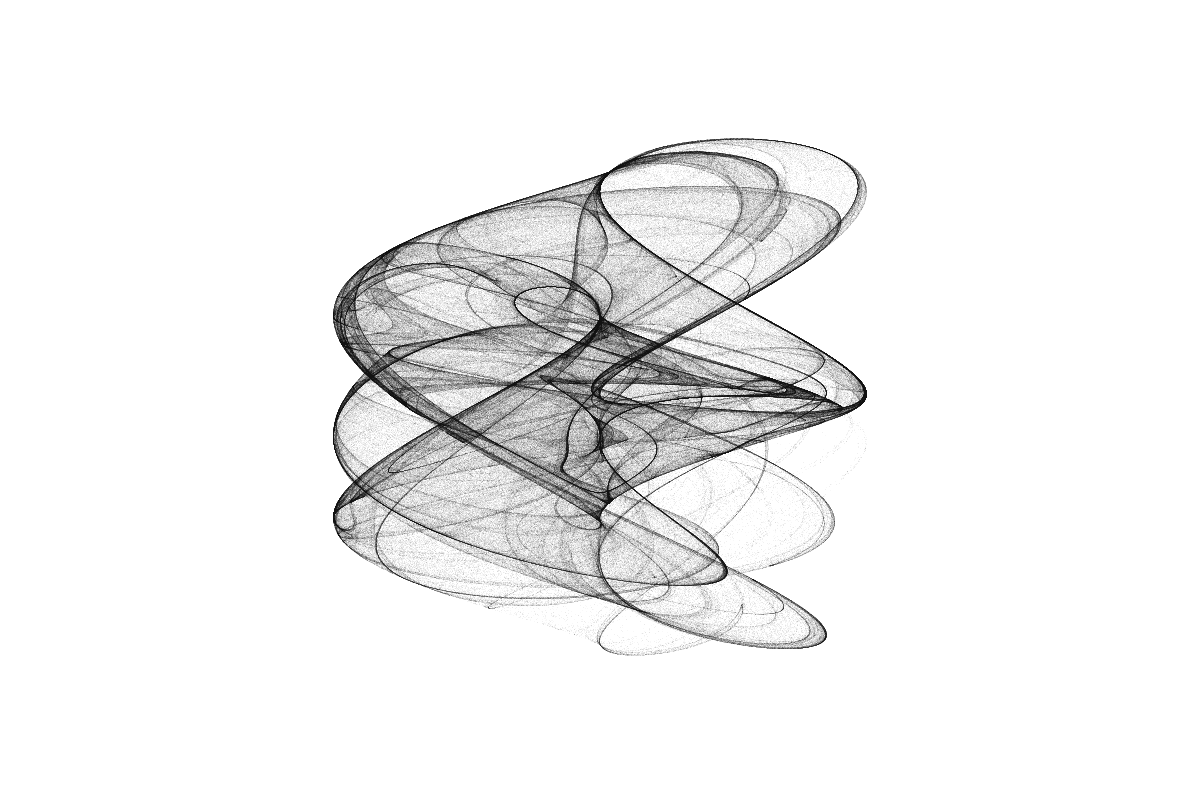
Frame 1 (no input)
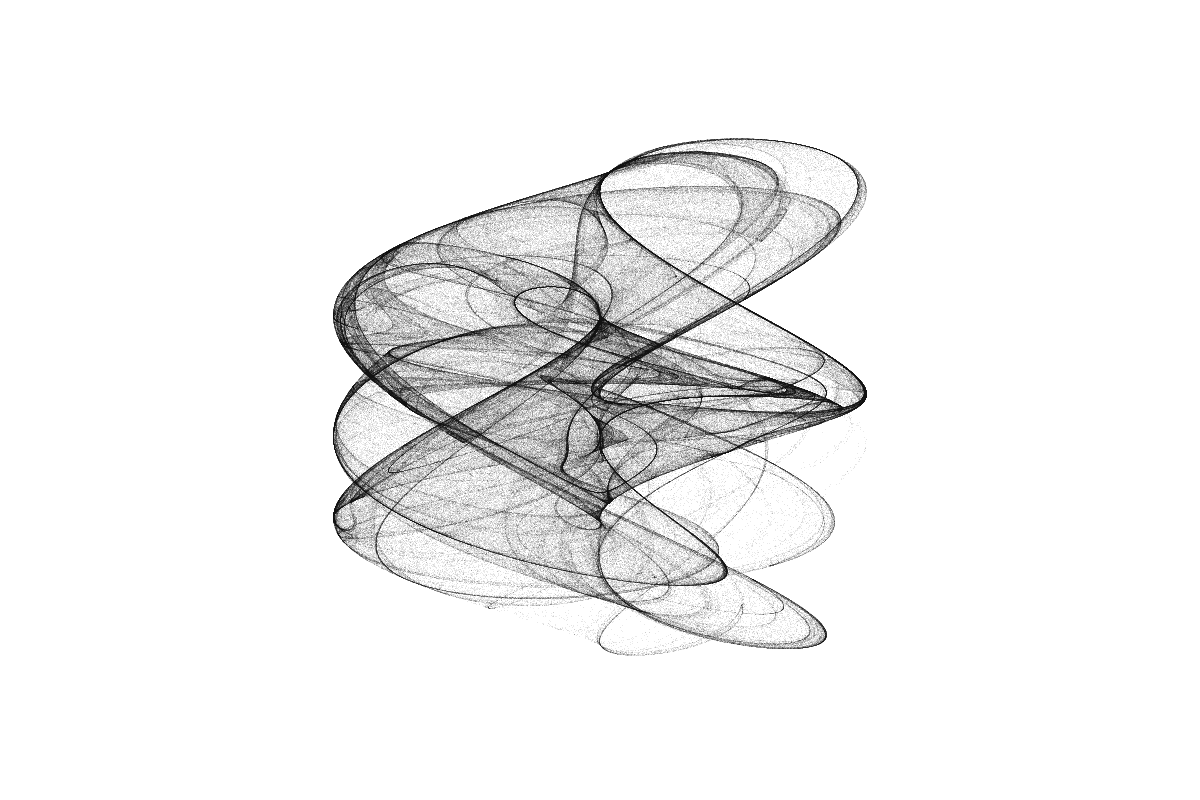
Frame 2 (the mouse pressed at the canvas centre, redrawn once)

The Processing sketch that drew these frames (run headless with seeded random() and noise(); the mouse was pressed at the canvas centre and the sketch redrawn once):

// Processing sketch: sketch_210729a
// ── sketch_210729a.pde
int pointCount = 3000000;
float x, y = 1;
float xn, yn;

float a=5.4263773;
float b=1.7525446;
float c=0.66966486;
float d=3.0687423;//dが大きいと面白くなくなる

//5.4263773
//1.7525446
//0.66966486
//3.0687423

//5.752166
//1.7066066
//0.98712677
//3.3695467

//1.024095
//5.1200485
//0.37292677
//5.943328

//3.1680005
//5.2232447
//0.9110237
//1.7412953

float [][]pointAry = new float[2][10000000];


void setup(){
  size(1200,800);
  smooth();
  println(a);
  println(b);
  println(c);
  println(d);
}

void draw(){
  background(255);
  for (int i = 0; i <= pointCount; i++){
    xn = sin(a*y)-cos(b*x);
    yn = sin(c*x)-cos(d*y);
    x=xn;
    y=yn;
    pointAry[0][i]=x*width/9;
    pointAry[1][i]=y*height/6;
  }

  translate(width/2,height/2);
  for(int i=0;i<pointCount;i++){
    stroke(0,10);
    point(pointAry[0][i],pointAry[1][i]);
  }
  
  noLoop();

save("dejong_210729a.png");

}
